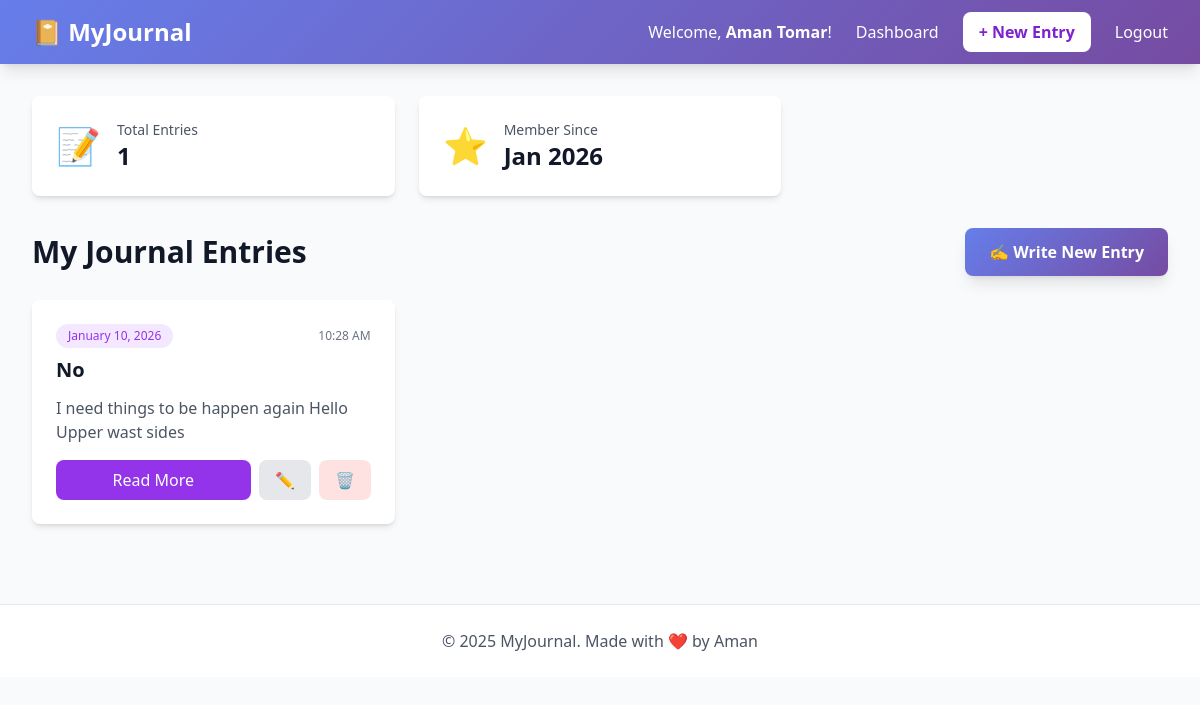
The page /dashboard (signed in) on the database its author committed.
### app.py (models this page shows)
class User(db.Model):
    id = db.Column(db.Integer, primary_key=True)
    name = db.Column(db.String(100), nullable=False)
    email = db.Column(db.String(120), unique=True, nullable=False)
    password = db.Column(db.String(200), nullable=False)
    created_at = db.Column(db.DateTime, default=datetime.utcnow)
    entries = db.relationship('JournalEntry', backref='author', lazy=True)

class JournalEntry(db.Model):
    id = db.Column(db.Integer, primary_key=True)
    title = db.Column(db.String(200), nullable=False)
    content = db.Column(db.Text, nullable=False)
    created_at = db.Column(db.DateTime, default=datetime.utcnow)
    user_id = db.Column(db.Integer, db.ForeignKey('user.id'), nullable=False)

### app.py (the view)
@app.route('/dashboard')
def dashboard():
    if 'user_id' not in session:
        flash('Please login first!', 'error')
        return redirect(url_for('home'))
    user = User.query.get(session['user_id'])
    entries = JournalEntry.query.filter_by(user_id=user.id).order_by(JournalEntry.created_at.desc()).all()
    return render_template('dashboard.html', user=user, entries=entries)

### templates/dashboard.html (shortened to what this page needs)
<!DOCTYPE html>
<html lang="en">
<head>
    <script src="https://cdn.tailwindcss.com?plugins=forms,typography,aspect-ratio"></script>
</head>
<body class="bg-gray-50">
    <nav class="gradient-bg shadow-lg">
        <div class="max-w-7xl mx-auto px-4 sm:px-6 lg:px-8">
            <div class="flex justify-between items-center h-16">
                <div class="flex items-center">
                    <h1 class="text-2xl font-bold text-white">📔 MyJournal</h1>
                </div>
                <div class="flex items-center space-x-6">
                    <span class="text-white">Welcome, <strong>{{ user.name }}</strong>!</span>
                    <a href="{{ url_for('dashboard') }}" class="text-white hover:text-purple-200 transition duration-300">Dashboard</a>
                    <a href="{{ url_for('create_entry') }}" class="bg-white text-purple-700 px-4 py-2 rounded-lg font-semibold hover:bg-purple-100 transition duration-300">
                        + New Entry
                    </a>
                    <a href="{{ url_for('logout') }}" class="text-white hover:text-purple-200 transition duration-300">Logout</a>
                </div>
            </div>
        </div>
    </nav>
    <div class="max-w-7xl mx-auto px-4 sm:px-6 lg:px-8 py-8">
        <div class="grid grid-cols-1 md:grid-cols-3 gap-6 mb-8">
            <div class="bg-white rounded-lg shadow-md p-6 fade-in">
                <div class="flex items-center">
                    <div class="flex-shrink-0">
                        <div class="text-4xl">📝</div>
                    </div>
                    <div class="ml-4">
                        <p class="text-sm font-medium text-gray-600">Total Entries</p>
                        <p class="text-2xl font-bold text-gray-900">{{ entries|length }}</p>
                    </div>
                </div>
            </div>
            <div class="bg-white rounded-lg shadow-md p-6 fade-in" style="animation-delay: 0.2s;">
                <div class="flex items-center">
                    <div class="flex-shrink-0">
                        <div class="text-4xl">⭐</div>
                    </div>
                    <div class="ml-4">
                        <p class="text-sm font-medium text-gray-600">Member Since</p>
                        <p class="text-2xl font-bold text-gray-900">{{ user.created_at.strftime('%b %Y') }}</p>
                    </div>
                </div>
            </div>
        </div>
        <div class="flex justify-between items-center mb-6">
            <h2 class="text-3xl font-bold text-gray-900">My Journal Entries</h2>
            <a href="{{ url_for('create_entry') }}" class="gradient-bg text-white px-6 py-3 rounded-lg font-semibold hover:opacity-90 transform hover:scale-105 transition duration-300 shadow-lg">
                ✍️ Write New Entry
            </a>
        </div>
        {% if entries %}
            <div class="grid grid-cols-1 md:grid-cols-2 lg:grid-cols-3 gap-6">
                {% for entry in entries %}
                <div class="bg-white rounded-lg shadow-md hover:shadow-xl transition duration-300 overflow-hidden fade-in" style="animation-delay: {{ loop.index * 0.1 }}s;">
                    <div class="p-6">
                        <div class="flex items-center justify-between mb-2">
                            <span class="text-xs font-medium text-purple-600 bg-purple-100 px-3 py-1 rounded-full">
                                {{ entry.created_at.strftime('%B %d, %Y') }}
                            </span>
                            <span class="text-xs text-gray-500">
                                {{ entry.created_at.strftime('%I:%M %p') }}
                            </span>
                        </div>
                        <h3 class="text-xl font-bold text-gray-900 mb-3 line-clamp-2">
                            {{ entry.title }}
                        </h3>
                        <p class="text-gray-600 mb-4 line-clamp-3">
                            {{ entry.content }}
                        </p>
                        <div class="flex space-x-2">
                            <a href="{{ url_for('view_entry', entry_id=entry.id) }}" class="flex-1 bg-purple-600 text-white text-center py-2 rounded-lg hover:bg-purple-700 transition duration-300 font-medium">
                                Read More
                            </a>
                            <a href="{{ url_for('edit_entry', entry_id=entry.id) }}" class="bg-gray-200 text-gray-700 px-4 py-2 rounded-lg hover:bg-gray-300 transition duration-300" title="Edit">
                                ✏️
                            </a>
                            <form action="{{ url_for('delete_entry', entry_id=entry.id) }}" method="POST" onsubmit="return confirm('Are you sure you want to delete this entry?')" class="inline">
                                <button type="submit" class="bg-red-100 text-red-600 px-4 py-2 rounded-lg hover:bg-red-200 transition duration-300" title="Delete">
                                    🗑️
                                </button>
                            </form>
                        </div>
                    </div>
                </div>
                {% endfor %}
            </div>
        {% endif %}
    </div>
    <footer class="bg-white border-t border-gray-200 mt-12">
        <div class="max-w-7xl mx-auto px-4 sm:px-6 lg:px-8 py-6">
            <div class="text-center text-gray-600">
                <p>&copy; 2025 MyJournal. Made with ❤️ by Aman </p>
            </div>
        </div>
    </footer>
</body>
</html>

### templates/dashboard.html (style rules this page uses)
.gradient-bg { background: linear-gradient(135deg, #667eea 0%, #764ba2 100%); }
.fade-in { animation: fadeIn 0.5s ease-out forwards; }

### rows shown on the page
User: name "Aman Tomar", created_at "Jan 2026"
JournalEntry: created_at "January 10, 2026", created_at "10:28 AM", title "No", content "I need things to be happen again Hello Upper wast sides"

### other values the page prints
{{ entries|length }} "1"
